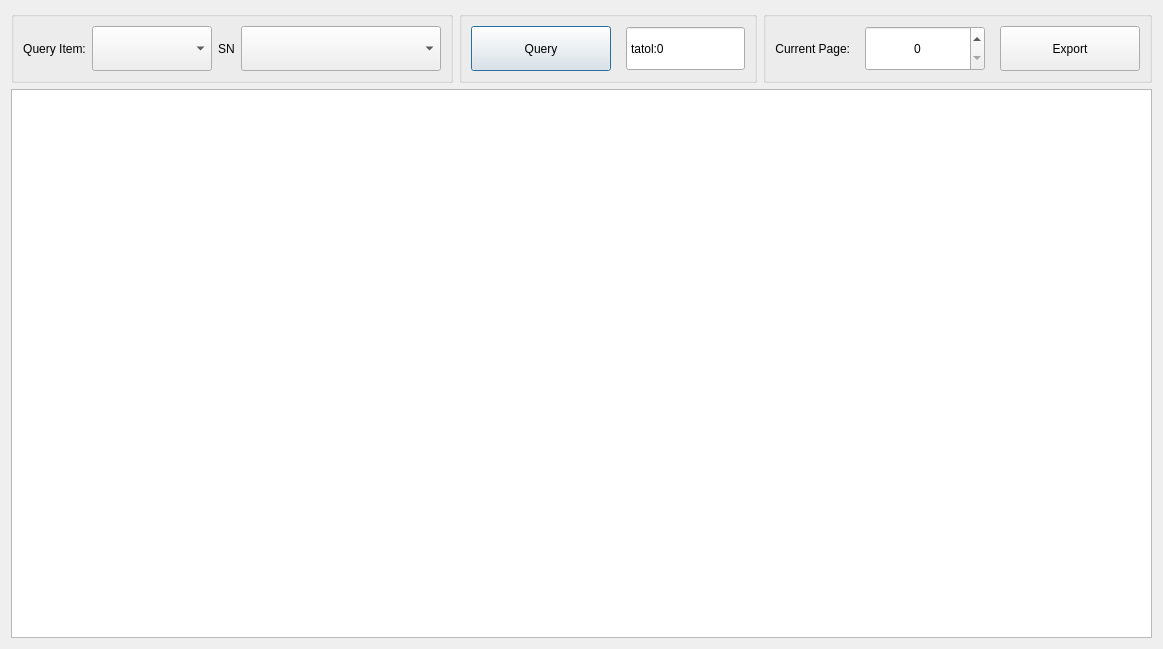
<?xml version="1.0" encoding="UTF-8"?>
<ui version="4.0">
 <class>mDateCheckDlg</class>
 <widget class="QDialog" name="mDateCheckDlg">
  <property name="geometry">
   <rect>
    <x>0</x>
    <y>0</y>
    <width>1163</width>
    <height>649</height>
   </rect>
  </property>
  <property name="windowTitle">
   <string>Dialog</string>
  </property>
  <layout class="QGridLayout" name="gridLayout">
   <item row="0" column="0">
    <widget class="QGroupBox" name="groupBox">
     <property name="title">
      <string/>
     </property>
     <layout class="QHBoxLayout" name="horizontalLayout">
      <item>
       <widget class="QLabel" name="label_2">
        <property name="text">
         <string>Query Item:</string>
        </property>
        <property name="alignment">
         <set>Qt::AlignCenter</set>
        </property>
       </widget>
      </item>
      <item>
       <widget class="QComboBox" name="mSelDb">
        <property name="minimumSize">
         <size>
          <width>120</width>
          <height>45</height>
         </size>
        </property>
        <property name="maximumSize">
         <size>
          <width>16777215</width>
          <height>45</height>
         </size>
        </property>
       </widget>
      </item>
      <item>
       <widget class="QLabel" name="label_3">
        <property name="text">
         <string>SN</string>
        </property>
        <property name="alignment">
         <set>Qt::AlignCenter</set>
        </property>
       </widget>
      </item>
      <item>
       <widget class="QComboBox" name="comboBox_sn">
        <property name="minimumSize">
         <size>
          <width>200</width>
          <height>45</height>
         </size>
        </property>
       </widget>
      </item>
     </layout>
    </widget>
   </item>
   <item row="0" column="1">
    <widget class="QGroupBox" name="groupBox_2">
     <property name="title">
      <string/>
     </property>
     <layout class="QHBoxLayout" name="horizontalLayout_2" stretch="1,2">
      <property name="spacing">
       <number>15</number>
      </property>
      <item>
       <widget class="QPushButton" name="mCheckBtn">
        <property name="minimumSize">
         <size>
          <width>140</width>
          <height>45</height>
         </size>
        </property>
        <property name="maximumSize">
         <size>
          <width>140</width>
          <height>45</height>
         </size>
        </property>
        <property name="text">
         <string>Query</string>
        </property>
       </widget>
      </item>
      <item>
       <widget class="QSpinBox" name="mTotalCount">
        <property name="minimumSize">
         <size>
          <width>0</width>
          <height>45</height>
         </size>
        </property>
        <property name="readOnly">
         <bool>true</bool>
        </property>
        <property name="buttonSymbols">
         <enum>QAbstractSpinBox::NoButtons</enum>
        </property>
        <property name="suffix">
         <string/>
        </property>
        <property name="prefix">
         <string>tatol:</string>
        </property>
        <property name="maximum">
         <number>1000000000</number>
        </property>
       </widget>
      </item>
     </layout>
    </widget>
   </item>
   <item row="0" column="2">
    <widget class="QGroupBox" name="groupBox_3">
     <property name="title">
      <string/>
     </property>
     <layout class="QHBoxLayout" name="horizontalLayout_3" stretch="1,1,0">
      <property name="spacing">
       <number>15</number>
      </property>
      <item>
       <widget class="QLabel" name="label">
        <property name="maximumSize">
         <size>
          <width>100</width>
          <height>16777215</height>
         </size>
        </property>
        <property name="text">
         <string>Current Page:</string>
        </property>
        <property name="alignment">
         <set>Qt::AlignRight|Qt::AlignTrailing|Qt::AlignVCenter</set>
        </property>
       </widget>
      </item>
      <item>
       <widget class="QSpinBox" name="mPage">
        <property name="minimumSize">
         <size>
          <width>120</width>
          <height>45</height>
         </size>
        </property>
        <property name="alignment">
         <set>Qt::AlignCenter</set>
        </property>
       </widget>
      </item>
      <item>
       <widget class="QPushButton" name="mExportBtn">
        <property name="minimumSize">
         <size>
          <width>140</width>
          <height>45</height>
         </size>
        </property>
        <property name="maximumSize">
         <size>
          <width>140</width>
          <height>45</height>
         </size>
        </property>
        <property name="text">
         <string>Export</string>
        </property>
       </widget>
      </item>
     </layout>
    </widget>
   </item>
   <item row="1" column="0" colspan="3">
    <widget class="QTableView" name="tableView">
     <property name="selectionMode">
      <enum>QAbstractItemView::ExtendedSelection</enum>
     </property>
     <property name="selectionBehavior">
      <enum>QAbstractItemView::SelectRows</enum>
     </property>
     <property name="showGrid">
      <bool>false</bool>
     </property>
    </widget>
   </item>
  </layout>
 </widget>
 <resources/>
 <connections/>
</ui>
